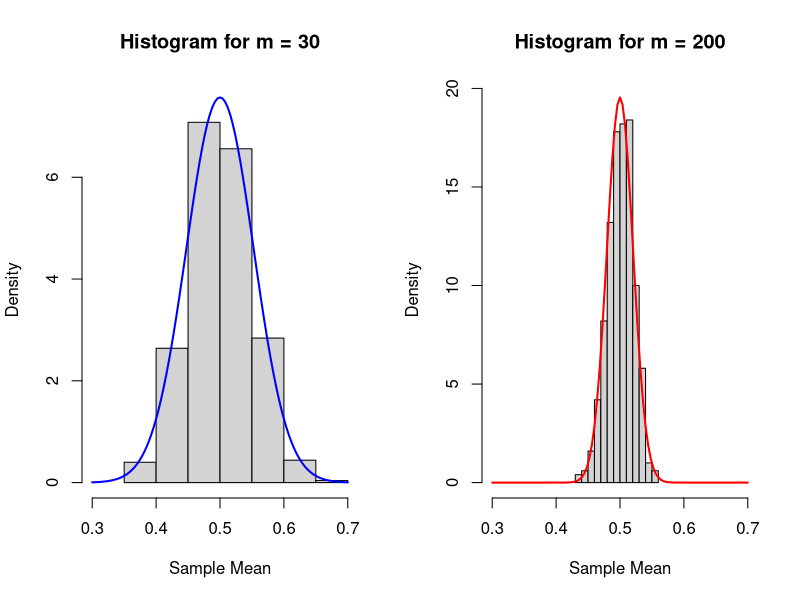
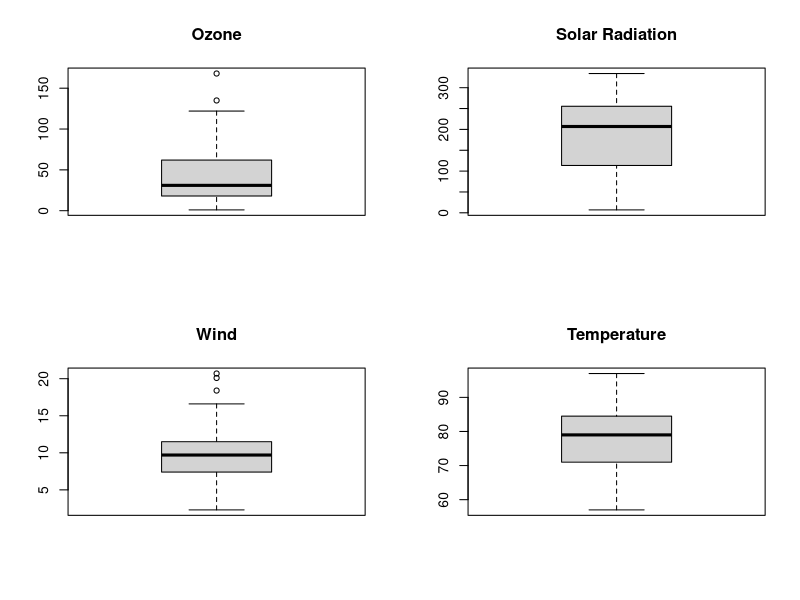
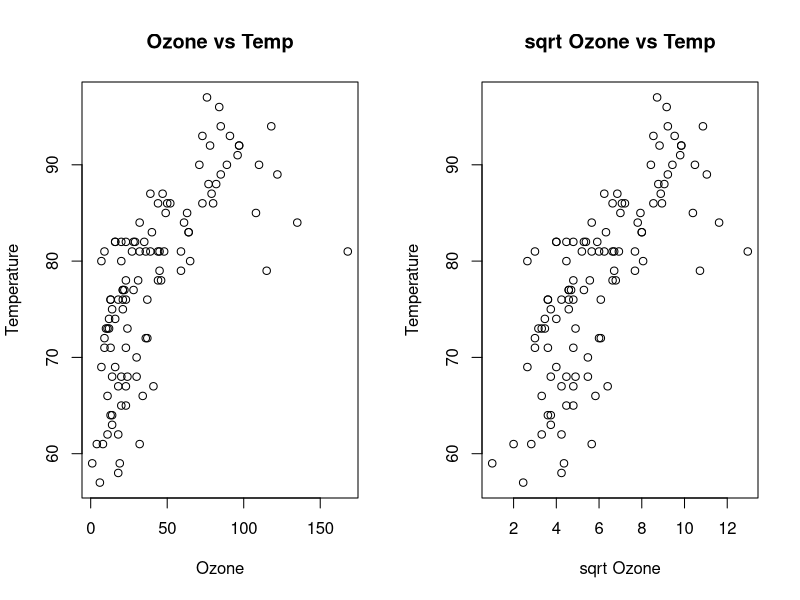

The R source for these figures, in order:
## ---- chunk 1
CTL_unif <- function(n,m){
  # Use replicate to generate n samples, each consisting of m draws from U(0, 1)
  sample_means <- replicate(n, mean(runif(m)))
  
  # Return the vector of sample means
  return(sample_means)
}
  
## ---- chunk 2
# Set seed for reproducibility
set.seed(42)

# Generate sample means for n = 500, m = 30
means_30 <- CTL_unif(n = 500, m = 30)

# Generate sample means for n = 500, m = 200
means_200 <- CTL_unif(n = 500, m = 200)

# Define the parameters for the normal distribution
mean_theoretical <- 0.5
sd_30 <- sqrt(1 / (12 * 30))  # Standard deviation for m = 30
sd_200 <- sqrt(1 / (12 * 200))  # Standard deviation for m = 200

# Get dynamic ylim values based on the density range
ylim_30 <- c(0, max(density(means_30)$y, dnorm(mean_theoretical, mean = mean_theoretical, sd = sd_30)))
ylim_200 <- c(0, max(density(means_200)$y, dnorm(mean_theoretical, mean = mean_theoretical, sd = sd_200)))

# Plot the histograms side-by-side
par(mfrow = c(1, 2))  # Set up a 1x2 plotting layout

# Plot for m = 30
hist(means_30, prob = TRUE, xlim = c(0.3, 0.7), ylim = ylim_30,
     main = "Histogram for m = 30", xlab = "Sample Mean")
curve(dnorm(x, mean = mean_theoretical, sd = sd_30), col = "blue", lwd = 2, add = TRUE)

# Plot for m = 200
hist(means_200, prob = TRUE, xlim = c(0.3, 0.7), ylim = ylim_200,
     main = "Histogram for m = 200", xlab = "Sample Mean")
curve(dnorm(x, mean = mean_theoretical, sd = sd_200), col = "red", lwd = 2, add = TRUE)

# Reset the plotting layout
par(mfrow = c(1, 1))
## ---- chunk 3
data("airquality")
head(airquality)
## ---- chunk 4
# It isn't a good idea to use 'airquality$Ozone == NA' since NA represents a missing value and comparing with NA always gives NA. Thus we use .is.na()
NA_count <- sum(is.na(airquality$Ozone))

# calculate the proportion of missing values
NA_proportion <- NA_count / nrow(airquality)
NA_proportion

# na.rm = TRUE ensures a numerical output since it removes the missing values as it stands for na.remove
mean_ozone <- mean(airquality$Ozone, na.rm = TRUE)
mean_ozone
## ---- chunk 5
# remove all rows with a missing value
airquality_clean <- na.omit(airquality)

# remove the Day and Month columns
airquality_clean <- subset(airquality_clean, select = -c(Month, Day))

# make a summarry for every column
summary(airquality_clean)

# make the layout of boxplots a 2x2 grid
par(mfrow = c(2, 2))

# one by one plot all 4 of the boxplots
boxplot(airquality_clean$Ozone, main = "Ozone")
boxplot(airquality_clean$Solar.R, main = "Solar Radiation")
boxplot(airquality_clean$Wind, main = "Wind")
boxplot(airquality_clean$Temp, main = "Temperature")

# reset layout
par(mfrow = c(1, 1))
## ---- chunk 6
# correlation between Ozone and Temp
cor(airquality_clean$Ozone, airquality_clean$Temp)

# correlation between square root of Ozone and Temp
cor(sqrt(airquality_clean$Ozone), airquality_clean$Temp)

# The correlation changes between these two and it is higher for sqrt Ozone vs Temp, thus that has a better correlation

# use a 1x2 grid so the plots are beside each other
par(mfrow = c(1, 2))

# plot Ozone vs Temp
plot(airquality_clean$Ozone, airquality_clean$Temp, 
     main = "Ozone vs Temp", xlab = "Ozone", ylab = "Temperature")

# plot sqrt Ozone vs Temp
plot(sqrt(airquality_clean$Ozone), airquality_clean$Temp, 
     main = "sqrt Ozone vs Temp", xlab = "sqrt Ozone", ylab = "Temperature")

# Both have a lot of variation but the second plot follows a line better so that one more closely resembles a linear relationship

